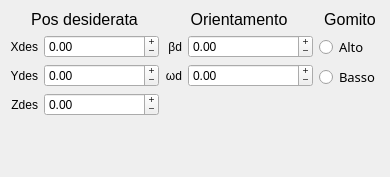
    <widget class="QWidget" name="Inverse">
     <attribute name="title">
      <string>Inv</string>
     </attribute>
     <widget class="QWidget" name="">
      <property name="geometry">
       <rect>
        <x>10</x>
        <y>10</y>
        <width>371</width>
        <height>158</height>
       </rect>
      </property>
      <layout class="QHBoxLayout" name="horizontalLayout">
       <item>
        <layout class="QVBoxLayout" name="Pdes">
         <property name="spacing">
          <number>6</number>
         </property>
         <item>
          <widget class="QLabel" name="valMinScr_5">
           <property name="font">
            <font>
             <pointsize>12</pointsize>
             <strikeout>false</strikeout>
             <kerning>true</kerning>
            </font>
           </property>
           <property name="text">
            <string>Pos desiderata</string>
           </property>
           <property name="alignment">
            <set>Qt::AlignCenter</set>
           </property>
          </widget>
         </item>
         <item>
          <layout class="QFormLayout" name="formLayout_6">
           <property name="fieldGrowthPolicy">
            <enum>QFormLayout::AllNonFixedFieldsGrow</enum>
           </property>
           <property name="labelAlignment">
            <set>Qt::AlignRight|Qt::AlignTrailing|Qt::AlignVCenter</set>
           </property>
           <property name="formAlignment">
            <set>Qt::AlignLeading|Qt::AlignLeft|Qt::AlignTop</set>
           </property>
           <item row="0" column="0">
            <widget class="QLabel" name="en1Label_5">
             <property name="sizePolicy">
              <sizepolicy hsizetype="Preferred" vsizetype="Preferred">
               <horstretch>0</horstretch>
               <verstretch>0</verstretch>
              </sizepolicy>
             </property>
             <property name="layoutDirection">
              <enum>Qt::LeftToRight</enum>
             </property>
             <property name="text">
              <string>Xdes</string>
             </property>
             <property name="alignment">
              <set>Qt::AlignRight|Qt::AlignTrailing|Qt::AlignVCenter</set>
             </property>
             <property name="buddy">
              <cstring>en1Home</cstring>
             </property>
            </widget>
           </item>
           <item row="0" column="1">
            <widget class="QDoubleSpinBox" name="xDes">
             <property name="buttonSymbols">
              <enum>QAbstractSpinBox::PlusMinus</enum>
             </property>
             <property name="showGroupSeparator" stdset="0">
              <bool>false</bool>
             </property>
             <property name="minimum">
              <double>-999.000000000000000</double>
             </property>
             <property name="maximum">
              <double>999.000000000000000</double>
             </property>
            </widget>
           </item>
           <item row="1" column="0">
            <widget class="QLabel" name="en2Label_5">
             <property name="sizePolicy">
              <sizepolicy hsizetype="Preferred" vsizetype="Preferred">
               <horstretch>0</horstretch>
               <verstretch>0</verstretch>
              </sizepolicy>
             </property>
             <property name="layoutDirection">
              <enum>Qt::LeftToRight</enum>
             </property>
             <property name="text">
              <string>Ydes</string>
             </property>
             <property name="alignment">
              <set>Qt::AlignRight|Qt::AlignTrailing|Qt::AlignVCenter</set>
             </property>
             <property name="buddy">
              <cstring>en2Home</cstring>
             </property>
            </widget>
           </item>
           <item row="1" column="1">
            <widget class="QDoubleSpinBox" name="yDes">
             <property name="buttonSymbols">
              <enum>QAbstractSpinBox::PlusMinus</enum>
             </property>
             <property name="showGroupSeparator" stdset="0">
              <bool>false</bool>
             </property>
             <property name="minimum">
              <double>-999.000000000000000</double>
             </property>
             <property name="maximum">
              <double>999.000000000000000</double>
             </property>
            </widget>
           </item>
           <item row="2" column="0">
            <widget class="QLabel" name="en3Label_5">
             <property name="enabled">
              <bool>true</bool>
             </property>
             <property name="sizePolicy">
              <sizepolicy hsizetype="Preferred" vsizetype="Preferred">
               <horstretch>0</horstretch>
               <verstretch>0</verstretch>
              </sizepolicy>
             </property>
             <property name="layoutDirection">
              <enum>Qt::LeftToRight</enum>
             </property>
             <property name="text">
              <string>Zdes</string>
             </property>
             <property name="alignment">
              <set>Qt::AlignRight|Qt::AlignTrailing|Qt::AlignVCenter</set>
             </property>
             <property name="buddy">
              <cstring>en3Home</cstring>
             </property>
            </widget>
           </item>
           <item row="2" column="1">
            <widget class="QDoubleSpinBox" name="zDes">
             <property name="buttonSymbols">
              <enum>QAbstractSpinBox::PlusMinus</enum>
             </property>
             <property name="showGroupSeparator" stdset="0">
              <bool>false</bool>
             </property>
             <property name="minimum">
              <double>-999.000000000000000</double>
             </property>
             <property name="maximum">
              <double>999.000000000000000</double>
             </property>
            </widget>
           </item>
           <item row="3" column="1">
            <spacer name="verticalSpacer_4">
             <property name="orientation">
              <enum>Qt::Vertical</enum>
             </property>
             <property name="sizeHint" stdset="0">
              <size>
               <width>20</width>
               <height>40</height>
              </size>
             </property>
            </spacer>
           </item>
          </layout>
         </item>
        </layout>
       </item>
       <item>
        <layout class="QVBoxLayout" name="Rdes">
         <property name="spacing">
          <number>6</number>
         </property>
         <item>
          <widget class="QLabel" name="valMinScr_6">
           <property name="font">
            <font>
             <pointsize>12</pointsize>
             <strikeout>false</strikeout>
             <kerning>true</kerning>
            </font>
           </property>
           <property name="text">
            <string>Orientamento</string>
           </property>
           <property name="alignment">
            <set>Qt::AlignCenter</set>
           </property>
          </widget>
         </item>
         <item>
          <layout class="QFormLayout" name="formLayout_7">
           <property name="fieldGrowthPolicy">
            <enum>QFormLayout::AllNonFixedFieldsGrow</enum>
           </property>
           <property name="labelAlignment">
            <set>Qt::AlignRight|Qt::AlignTrailing|Qt::AlignVCenter</set>
           </property>
           <property name="formAlignment">
            <set>Qt::AlignLeading|Qt::AlignLeft|Qt::AlignTop</set>
           </property>
           <item row="0" column="0">
            <widget class="QLabel" name="en1Label_6">
             <property name="sizePolicy">
              <sizepolicy hsizetype="Preferred" vsizetype="Preferred">
               <horstretch>0</horstretch>
               <verstretch>0</verstretch>
              </sizepolicy>
             </property>
             <property name="layoutDirection">
              <enum>Qt::LeftToRight</enum>
             </property>
             <property name="text">
              <string>βd</string>
             </property>
             <property name="alignment">
              <set>Qt::AlignRight|Qt::AlignTrailing|Qt::AlignVCenter</set>
             </property>
             <property name="buddy">
              <cstring>en1Home</cstring>
             </property>
            </widget>
           </item>
           <item row="0" column="1">
            <widget class="QDoubleSpinBox" name="bdDes">
             <property name="buttonSymbols">
              <enum>QAbstractSpinBox::PlusMinus</enum>
             </property>
             <property name="showGroupSeparator" stdset="0">
              <bool>false</bool>
             </property>
             <property name="minimum">
              <double>-999.000000000000000</double>
             </property>
             <property name="maximum">
              <double>999.000000000000000</double>
             </property>
            </widget>
           </item>
           <item row="1" column="0">
            <widget class="QLabel" name="en2Label_6">
             <property name="sizePolicy">
              <sizepolicy hsizetype="Preferred" vsizetype="Preferred">
               <horstretch>0</horstretch>
               <verstretch>0</verstretch>
              </sizepolicy>
             </property>
             <property name="layoutDirection">
              <enum>Qt::LeftToRight</enum>
             </property>
             <property name="text">
              <string>ωd</string>
             </property>
             <property name="alignment">
              <set>Qt::AlignRight|Qt::AlignTrailing|Qt::AlignVCenter</set>
             </property>
             <property name="buddy">
              <cstring>en2Home</cstring>
             </property>
            </widget>
           </item>
           <item row="1" column="1">
            <widget class="QDoubleSpinBox" name="wdDes">
             <property name="buttonSymbols">
              <enum>QAbstractSpinBox::PlusMinus</enum>
             </property>
             <property name="showGroupSeparator" stdset="0">
              <bool>false</bool>
             </property>
             <property name="minimum">
              <double>-999.000000000000000</double>
             </property>
             <property name="maximum">
              <double>999.000000000000000</double>
             </property>
            </widget>
           </item>
           <item row="2" column="1">
            <spacer name="verticalSpacer_5">
             <property name="orientation">
              <enum>Qt::Vertical</enum>
             </property>
             <property name="sizeHint" stdset="0">
              <size>
               <width>20</width>
               <height>40</height>
              </size>
             </property>
            </spacer>
           </item>
          </layout>
         </item>
        </layout>
       </item>
       <item>
        <layout class="QVBoxLayout" name="verticalLayout_3">
         <property name="spacing">
          <number>6</number>
         </property>
         <item>
          <widget class="QLabel" name="label_3">
           <property name="font">
            <font>
             <pointsize>12</pointsize>
            </font>
           </property>
           <property name="text">
            <string>Gomito</string>
           </property>
           <property name="alignment">
            <set>Qt::AlignCenter</set>
           </property>
          </widget>
         </item>
         <item>
          <widget class="QRadioButton" name="gH">
           <property name="font">
            <font>
             <family>.SF NS Text</family>
             <pointsize>10</pointsize>
             <weight>50</weight>
             <italic>false</italic>
             <bold>false</bold>
            </font>
           </property>
           <property name="styleSheet">
            <string notr="true"/>
           </property>
           <property name="text">
            <string>Alto</string>
           </property>
          </widget>
         </item>
         <item>
          <widget class="QRadioButton" name="gL">
           <property name="sizePolicy">
            <sizepolicy hsizetype="Fixed" vsizetype="Fixed">
             <horstretch>0</horstretch>
             <verstretch>0</verstretch>
            </sizepolicy>
           </property>
           <property name="font">
            <font>
             <family>.SF NS Text</family>
             <pointsize>10</pointsize>
             <weight>50</weight>
             <italic>false</italic>
             <bold>false</bold>
            </font>
           </property>
           <property name="styleSheet">
            <string notr="true"/>
           </property>
           <property name="text">
            <string>Basso</string>
           </property>
          </widget>
         </item>
         <item>
          <spacer name="verticalSpacer_6">
           <property name="orientation">
            <enum>Qt::Vertical</enum>
           </property>
           <property name="sizeHint" stdset="0">
            <size>
             <width>20</width>
             <height>40</height>
            </size>
           </property>
          </spacer>
         </item>
        </layout>
       </item>
      </layout>
     </widget>
    </widget>
